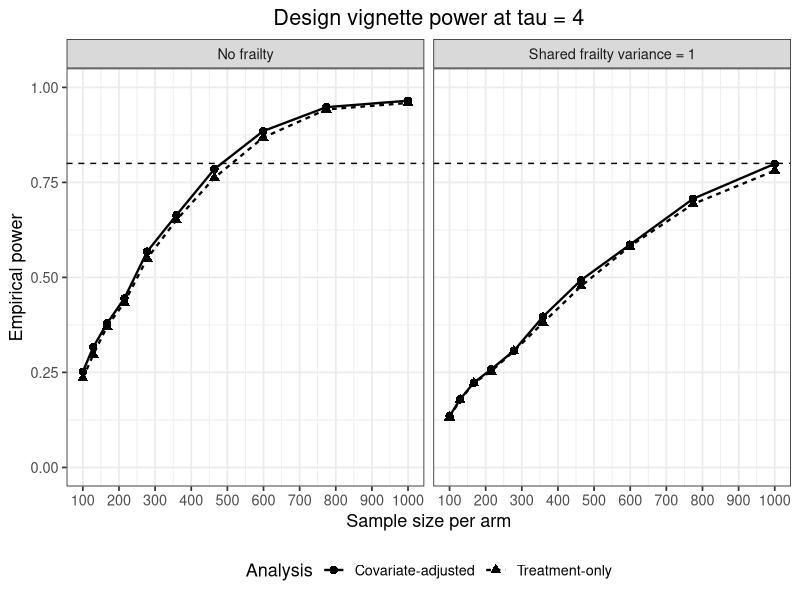
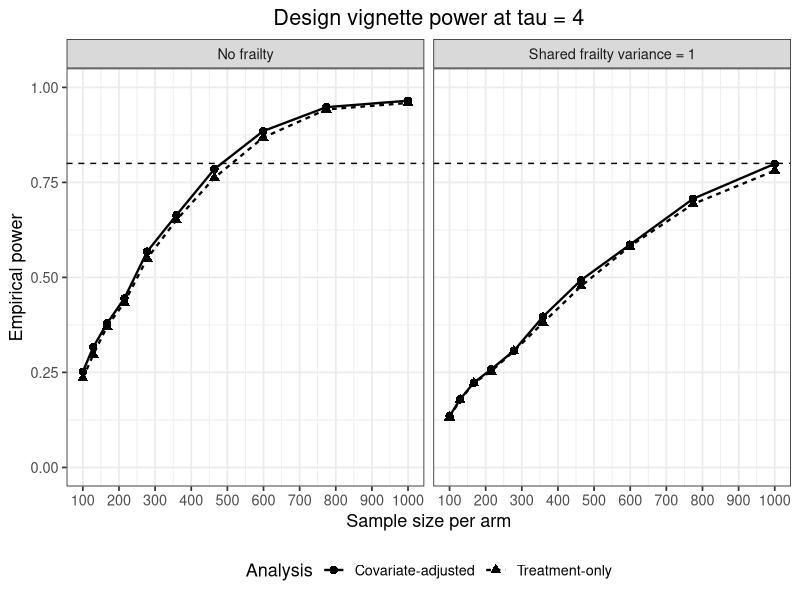

Recreate these plots in R, in order.
library(ggplot2)

res <- read.csv("design_vignette_power_final_frailty.csv")

power_long <- rbind(
  data.frame(
    N_per_arm = res$N_per_arm,
    frailty_variance = res$frailty_variance,
    power = res$power_adjusted,
    analysis = "Covariate-adjusted"
  ),
  data.frame(
    N_per_arm = res$N_per_arm,
    frailty_variance = res$frailty_variance,
    power = res$power_treatment_only,
    analysis = "Treatment-only"
  )
)

power_long$frailty_label <- ifelse(
  power_long$frailty_variance == 0,
  "No frailty",
  "Shared frailty variance = 1"
)

dir.create("figures", showWarnings = FALSE)

p <- ggplot(
  power_long,
  aes(
    x = N_per_arm,
    y = power,
    group = analysis,
    linetype = analysis,
    shape = analysis
  )
) +
  geom_line(linewidth = 0.8) +
  geom_point(size = 2.5) +
  geom_hline(yintercept = 0.80, linetype = "dashed") +
  scale_x_continuous(
    limits = c(100, 1000),
    breaks = seq(100, 1000, by = 100)
  ) +
  scale_y_continuous(limits = c(0, 1)) +
  facet_wrap(~ frailty_label) +
  labs(
    title = "Design vignette power at tau = 4",
    x = "Sample size per arm",
    y = "Empirical power",
    linetype = "Analysis",
    shape = "Analysis"
  ) +
  theme_bw(base_size = 13) +
  theme(
    plot.title = element_text(hjust = 0.5),
    legend.position = "bottom"
  )

ggsave("figures/design_vignette_power_final_frailty.png", p, width = 8, height = 4.5, dpi = 300)
ggsave("figures/design_vignette_power_final_frailty.pdf", p, width = 8, height = 4.5)

cat("Saved final plots with linear x-axis:\n")
cat("figures/design_vignette_power_final_frailty.png\n")
cat("figures/design_vignette_power_final_frailty.pdf\n")
